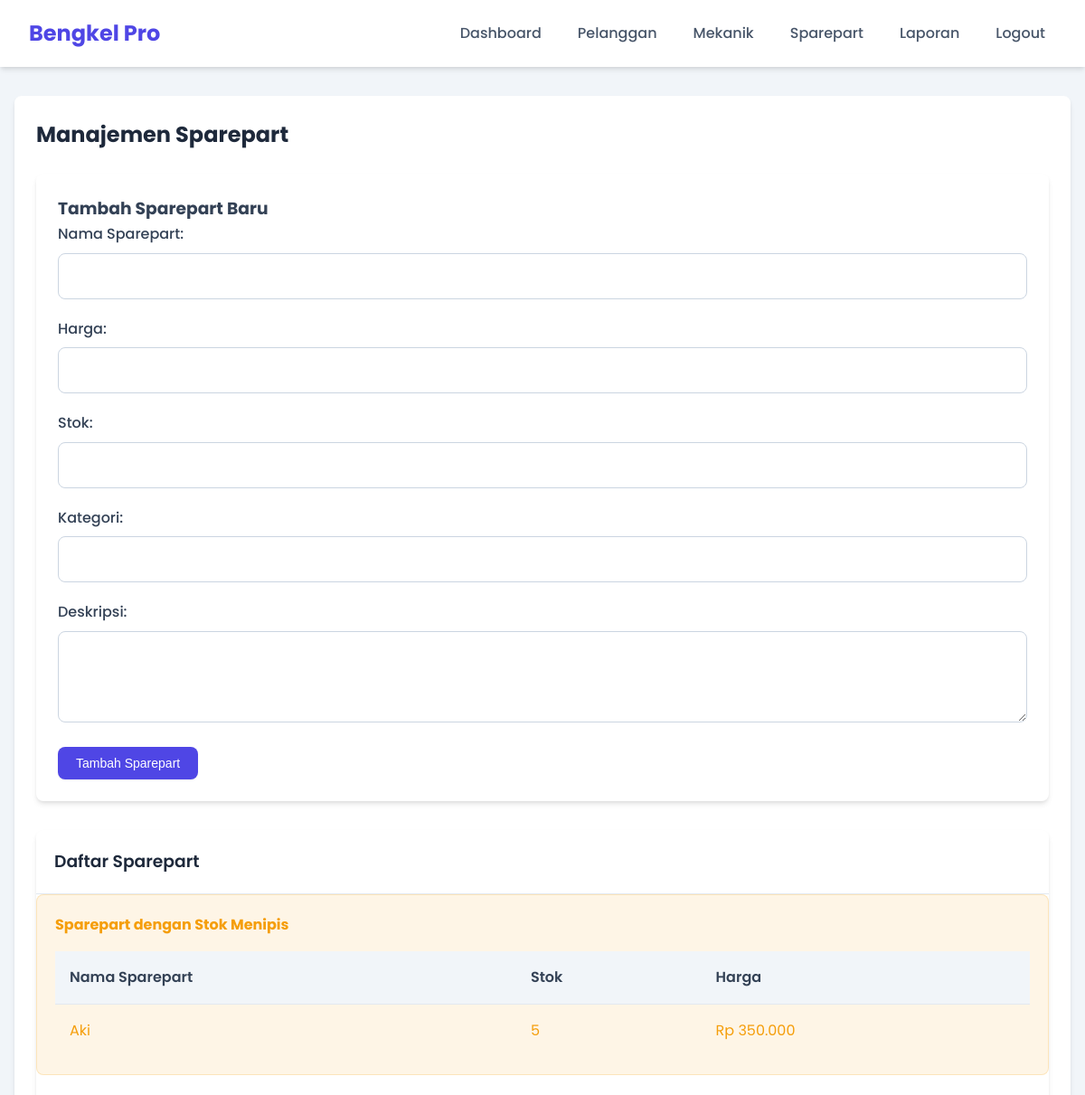
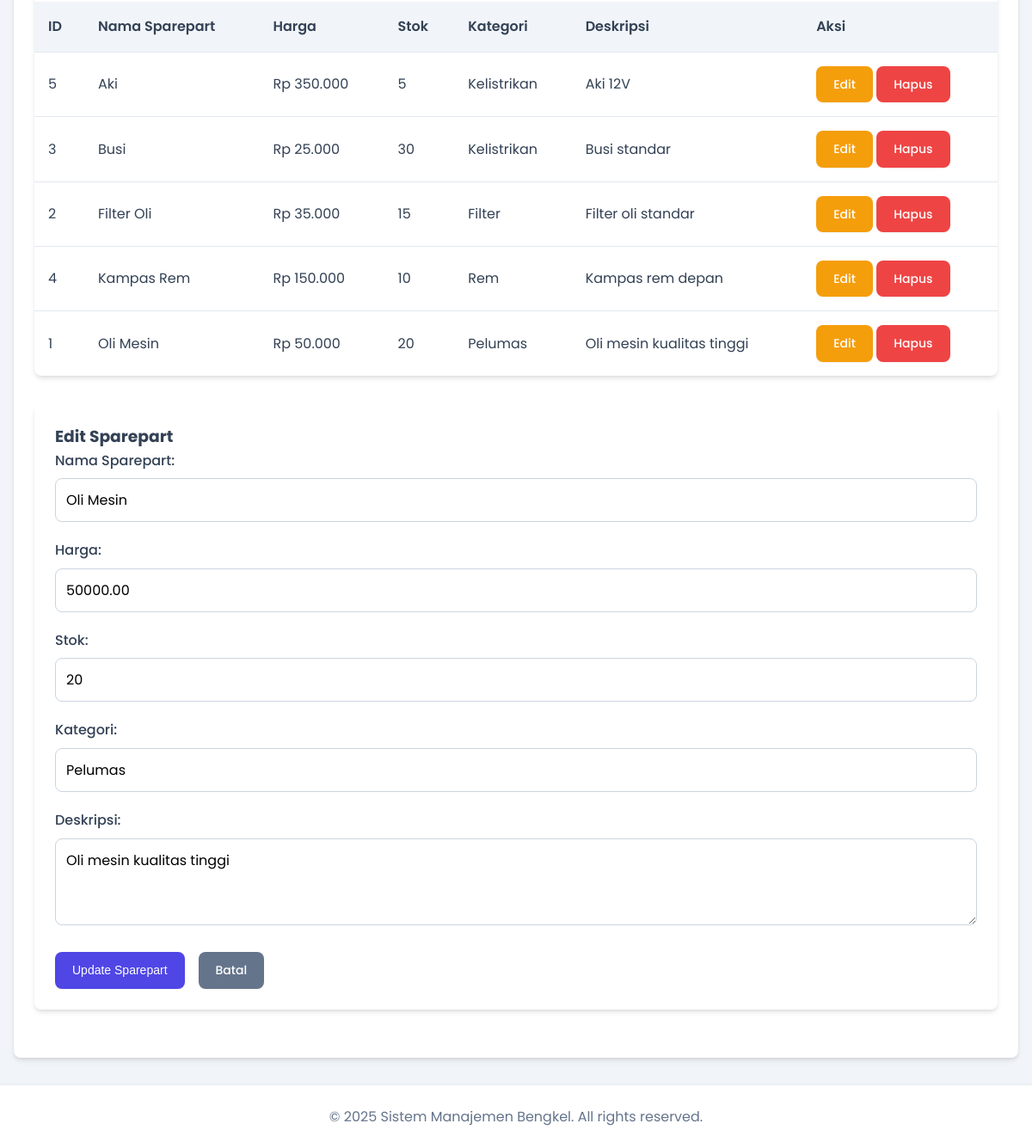
Page /pages/admin/sparepart.php?edit=1 (signed in) on the committed database (2 pictures, top to bottom).
### tables this page shows
CREATE TABLE sparepart (
    id_sparepart INT AUTO_INCREMENT PRIMARY KEY,
    nama_sparepart VARCHAR(100) NOT NULL,
    harga DECIMAL(10, 2) NOT NULL,
    stok INT NOT NULL DEFAULT 0,
    kategori VARCHAR(50),
    deskripsi TEXT
);

### pages/admin/sparepart.php (the view, shortened to what this page needs)
<?php
include '../../includes/header.php';
$query = "SELECT * FROM sparepart ORDER BY nama_sparepart";
$result = mysqli_query($conn, $query);
?>
<div class="content-container">
    <h2>Manajemen Sparepart</h2>
    <div class="form-container">
        <h3>Tambah Sparepart Baru</h3>
        <form method="post" action="">
            <div class="form-group">
                <label for="nama_sparepart">Nama Sparepart:</label>
                <input type="text" id="nama_sparepart" name="nama_sparepart" required>
            </div>
            <div class="form-group">
                <label for="harga">Harga:</label>
                <input type="number" id="harga" name="harga" min="0" step="1000" required>
            </div>
            <div class="form-group">
                <label for="stok">Stok:</label>
                <input type="number" id="stok" name="stok" min="0" required>
            </div>
            <div class="form-group">
                <label for="kategori">Kategori:</label>
                <input type="text" id="kategori" name="kategori">
            </div>
            <div class="form-group">
                <label for="deskripsi">Deskripsi:</label>
                <textarea id="deskripsi" name="deskripsi" rows="3"></textarea>
            </div>
            <button type="submit" class="btn btn-primary">Tambah Sparepart</button>
        </form>
    </div>
    <div class="table-container">
        <h3>Daftar Sparepart</h3>
        <div class="alert-box">
            <h4>Sparepart dengan Stok Menipis</h4>
            <table>
                <thead>
                    <tr>
                        <th>Nama Sparepart</th>
                        <th>Stok</th>
                        <th>Harga</th>
                    </tr>
                </thead>
                <tbody>
                    <?php
                    $stokMenipisQuery = "SELECT * FROM v_stok_menipis";
                    $stokMenipisResult = mysqli_query($conn, $stokMenipisQuery);
                    if (mysqli_num_rows($stokMenipisResult) > 0) {
                        while ($row = mysqli_fetch_assoc($stokMenipisResult)) {
                            echo "<tr>";
                            echo "<td>" . htmlspecialchars($row['nama_sparepart']) . "</td>";
                            echo "<td>" . htmlspecialchars($row['stok']) . "</td>";
                            echo "<td>Rp " . number_format($row['harga'], 0, ',', '.') . "</td>";
                            echo "</tr>";
                        }
                    } else {
                        echo "<tr><td colspan='3'>Tidak ada sparepart dengan stok menipis</td></tr>";
                    }
                    ?>
                </tbody>
            </table>
        </div>
        <table>
            <thead>
                <tr>
                    <th>ID</th>
                    <th>Nama Sparepart</th>
                    <th>Harga</th>
                    <th>Stok</th>
                    <th>Kategori</th>
                    <th>Deskripsi</th>
                    <th>Aksi</th>
                </tr>
            </thead>
            <tbody>
                <?php
                if (mysqli_num_rows($result) > 0) {
                    while ($row = mysqli_fetch_assoc($result)) {
                        echo "<tr>";
                        echo "<td>" . $row['id_sparepart'] . "</td>";
                        echo "<td>" . htmlspecialchars($row['nama_sparepart']) . "</td>";
                        echo "<td>Rp " . number_format($row['harga'], 0, ',', '.') . "</td>";
                        echo "<td>" . $row['stok'] . "</td>";
                        echo "<td>" . htmlspecialchars($row['kategori']) . "</td>";
                        echo "<td>" . htmlspecialchars($row['deskripsi']) . "</td>";
                        echo "<td>
                                <a href='?edit=" . $row['id_sparepart'] . "' class='btn btn-edit'>Edit</a>
                                <a href='?delete=" . $row['id_sparepart'] . "' class='btn btn-delete' onclick='return confirm(\"Yakin ingin menghapus sparepart ini?\")'>Hapus</a>
                              </td>";
                        echo "</tr>";
                    }
                } else {
                    echo "<tr><td colspan='7'>Tidak ada data sparepart</td></tr>";
                }
                ?>
            </tbody>
        </table>
    </div>
    <?php
    if (isset($_GET['edit'])) {
        $id = $_GET['edit'];
        $editQuery = "SELECT * FROM sparepart WHERE id_sparepart = ?";
        $editStmt = mysqli_prepare($conn, $editQuery);
        mysqli_stmt_bind_param($editStmt, "i", $id);
        mysqli_stmt_execute($editStmt);
        $editResult = mysqli_stmt_get_result($editStmt);
        if ($editData = mysqli_fetch_assoc($editResult)) {
    ?>
    <div class="form-container">
        <h3>Edit Sparepart</h3>
        <form method="post" action="">
            <div class="form-group">
                <label for="edit_nama_sparepart">Nama Sparepart:</label>
                <input type="text" id="edit_nama_sparepart" name="nama_sparepart"
                    value="<?php echo htmlspecialchars($editData['nama_sparepart']); ?>" required>
            </div>
            <div class="form-group">
                <label for="edit_harga">Harga:</label>
                <input type="number" id="edit_harga" name="harga" min="0" step="1000"
                    value="<?php echo $editData['harga']; ?>" required>
            </div>
            <div class="form-group">
                <label for="edit_stok">Stok:</label>
                <input type="number" id="edit_stok" name="stok" min="0" value="<?php echo $editData['stok']; ?>"
                    required>
            </div>
            <div class="form-group">
                <label for="edit_kategori">Kategori:</label>
                <input type="text" id="edit_kategori" name="kategori"
                    value="<?php echo htmlspecialchars($editData['kategori']); ?>">
            </div>
            <div class="form-group">
                <label for="edit_deskripsi">Deskripsi:</label>
                <textarea id="edit_deskripsi" name="deskripsi"
                    rows="3"><?php echo htmlspecialchars($editData['deskripsi']); ?></textarea>
            </div>
            <div class="action-buttons">
                <button type="submit" class="btn btn-primary">Update Sparepart</button>
                <a href="sparepart.php" class="btn btn-secondary">Batal</a>
            </div>
        </form>
    </div>
    <?php
        }
    }
    ?>
</div>
<?php include '../../includes/footer.php'; ?>

### assets/css/style.css (style rules this page uses)
* { margin: 0; padding: 0; box-sizing: border-box; }
:root { --primary: #4f46e5; --primary-hover: #4338ca; --secondary: #64748b; --secondary-hover: #475569; --success: #10b981; --success-hover: #059669; --danger: #ef4444; --danger-hover: #dc2626; --warning: #f59e0b; --warning-hover: #d97706; --info: #0ea5e9; --info-hover: #0284c7; --light: #f8fafc; --dark: #1e293b; --gray-100: #f1f5f9; --gray-200: #e2e8f0; --gray-300: #cbd5e1; --gray-400: #94a3b8; --gray-500: #64748b; --gray-600: #475569; --gray-700: #334155; --gray-800: #1e293b; --gray-900: #0f172a; --border-radius: 0.5rem; --shadow-sm: 0 1px 2px 0 rgba(0, 0, 0, 0.05); --shadow: 0 4px 6px -1px rgba(0, 0, 0, 0.1), 0 2px 4px -1px rgba(0, 0, 0, 0.06); --shadow-md: 0 10px 15px -3px rgba(0, 0, 0, 0.1), 0 4px 6px -2px rgba(0, 0, 0, 0.05); --shadow-lg: 0 20px 25px -5px rgba(0, 0, 0, 0.1), 0 10px 10px -5px rgba(0, 0, 0, 0.04); }
body { font-family: 'Poppins', 'Segoe UI', Tahoma, Geneva, Verdana, sans-serif; line-height: 1.6; color: var(--gray-700); background-color: var(--gray-100); }
a { text-decoration: none; color: var(--primary); transition: color 0.2s ease; }
.form-container { background-color: white; padding: 1.5rem; border-radius: var(--border-radius); box-shadow: var(--shadow); margin-bottom: 2rem; }
.form-group { margin-bottom: 1.25rem; }
.form-group label { display: block; margin-bottom: 0.5rem; font-weight: 500; color: var(--gray-700); }
.form-group input, .form-group select, .form-group textarea { width: 100%; padding: 0.75rem; border: 1px solid var(--gray-300); border-radius: var(--border-radius); font-family: inherit; font-size: 1rem; transition: border-color 0.2s ease, box-shadow 0.2s ease; }
.form-group textarea { resize: vertical; min-height: 100px; }
.btn { display: inline-flex; align-items: center; justify-content: center; padding: 0.625rem 1.25rem; background-color: var(--primary); color: white; border: none; border-radius: var(--border-radius); cursor: pointer; font-size: 0.875rem; font-weight: 500; transition: all 0.2s ease; box-shadow: var(--shadow-sm); }
.btn-primary { background-color: var(--primary); }
.btn-secondary { background-color: var(--secondary); }
.btn-edit { background-color: var(--warning); }
.btn-delete { background-color: var(--danger); }
.table-container { background-color: white; border-radius: var(--border-radius); box-shadow: var(--shadow); overflow: hidden; margin-bottom: 2rem; }
.table-container h3 { padding: 1.25rem; margin: 0; border-bottom: 1px solid var(--gray-200); color: var(--gray-800); font-weight: 600; }
table { width: 100%; border-collapse: collapse; }
table th, table td { padding: 1rem; text-align: left; border-bottom: 1px solid var(--gray-200); }
table th { background-color: var(--gray-100); font-weight: 600; color: var(--gray-700); white-space: nowrap; }
table tr:last-child td { border-bottom: none; }
.content-container { background-color: white; padding: 1.5rem; border-radius: var(--border-radius); box-shadow: var(--shadow); }
.content-container h2 { margin-bottom: 1.5rem; color: var(--gray-800); font-weight: 700; }
.alert-box { background-color: rgba(245, 158, 11, 0.1); border: 1px solid rgba(245, 158, 11, 0.2); color: var(--warning); padding: 1.25rem; border-radius: var(--border-radius); margin-bottom: 1.5rem; }
.alert-box h4 { margin-top: 0; margin-bottom: 1rem; color: var(--warning); }
.action-buttons { display: flex; gap: 1rem; margin-top: 1.5rem; }
.table-container { overflow-x: auto; -webkit-overflow-scrolling: touch; }
.table-container table { width: 100%; min-width: 600px; }

### rows in the picture
sparepart: id_sparepart "5", nama_sparepart "Aki", harga "350.000", stok "5", kategori "Kelistrikan", deskripsi "Aki 12V"
sparepart: id_sparepart "3", nama_sparepart "Busi", harga "25.000", stok "30", kategori "Kelistrikan", deskripsi "Busi standar"
sparepart: id_sparepart "2", nama_sparepart "Filter Oli", harga "35.000", stok "15", kategori "Filter", deskripsi "Filter oli standar"
sparepart: id_sparepart "4", nama_sparepart "Kampas Rem", harga "150.000", stok "10", kategori "Rem", deskripsi "Kampas rem depan"
sparepart: id_sparepart "1", nama_sparepart "Oli Mesin", harga "50.000", stok "20", kategori "Pelumas", deskripsi "Oli mesin kualitas tinggi", harga "50000.00"

### other values in the picture
$row['nama_sparepart'] "Aki"
$row['stok'] "5"
$row['harga'] "350.000"
